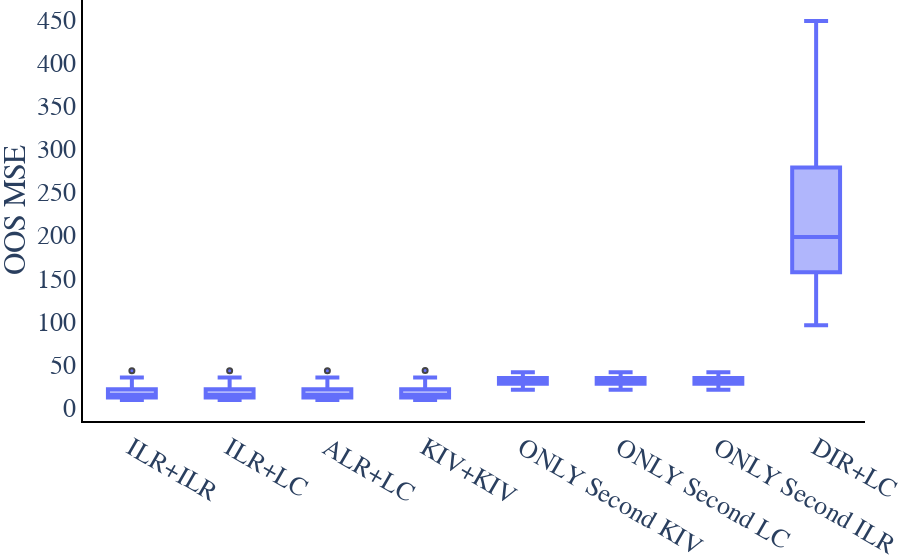
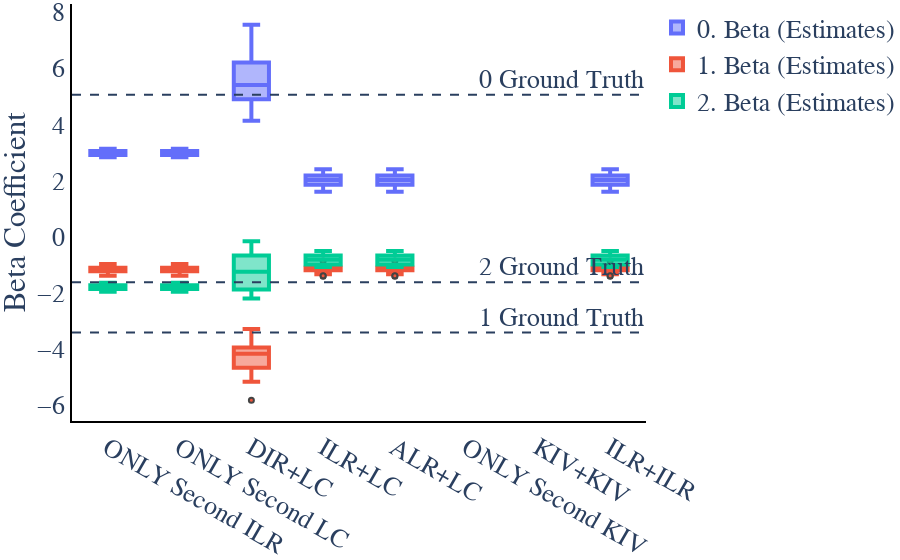

The cell these charts' notebook holds for them, in order:
### Code cell
today = datetime.now()
num_iteration = 20

path = os.getcwd()
mypath = os.path.join(path, "temp",
                      today.strftime("%Y_%m_%d_%H_%M") + "_NONLINEAR_ConfidenceInterval_"+str(instrument_strength)
                      +"_"+ str(num_iteration)+"_Microbiota_" +str(p))

if not os.path.isdir(mypath):
    os.makedirs(mypath)


# create logging file with relevant information
for handler in logging.root.handlers[:]:
    logging.root.removeHandler(handler)

logging.basicConfig(level=logging.INFO,
                    format='%(asctime)s %(name)-12s %(levelname)-8s %(message)s',
                    datefmt='%m-%d %H:%M',
                    filename=os.path.join(os.getcwd(), mypath, "configurations.log"),
                    filemode='w'
                    )

logging.info("n="+str(n)+", p="+str(p)+", instrument strength: "+instrument_strength)
logging.info("Number of runs: "+str(num_iteration))
logging.info("First Stage Specification: ")
logging.info("Number of Instruments: "+str(num_inst))
logging.info("Instrument Strength by F-Test: " +str(F))
logging.info("alpha0="+str(alpha0)+", alphaT="+str(alphaT)+", confounder multiplicator c_X="+str(c_X))
logging.info("Second Stage Specification: ")
logging.info("beta0="+str(beta0)+", betaT="+str(betaT)+", confounder multiplicator c_Y="+str(c_Y))
logging.info("Confounder mean mu_c="+str(mu_c))


df_beta, df_mse, mse_large_confidence= run_methods_confidence_interval(
    key, num_iteration, 
    n, p, num_inst, mu_c, c_X, alpha0, alphaT, c_Y, beta0, betaT, 
    is_nonlinear=True,
    num_star=200)

### Figure 1 — Plotly figure (JSON) as saved in the notebook; plotly's stock layout.template omitted (floating-point values rounded to 4 significant figures; data arrays with more than 128 entries replaced by an {"elided": "..."} marker saying what was removed)
{"data": [{"line": {"width": 4}, "marker": {"line": {"width": 2}, "size": 5}, "type": "box", "x": {"elided": "160 str values"}, "y": {"elided": "160 float values"}}], "layout": {"font": {"family": "serif", "size": 26}, "margin": {"b": 0, "l": 0, "r": 0, "t": 0}, "plot_bgcolor": "rgba(0,0,0,0)", "xaxis": {"linecolor": "black", "linewidth": 2, "showline": true}, "yaxis": {"linecolor": "black", "linewidth": 2, "showline": true, "title": {"text": "OOS MSE"}}}}

### Figure 2 — Plotly figure (JSON) as saved in the notebook; plotly's stock layout.template omitted (floating-point values rounded to 4 significant figures; data arrays with more than 128 entries replaced by an {"elided": "..."} marker saying what was removed)
{"data": [{"line": {"width": 4}, "marker": {"line": {"width": 2}, "size": 5}, "name": "0. Beta (Estimates)", "type": "box", "x": {"elided": "160 str values"}, "y": {"elided": "160 float values"}}, {"line": {"width": 4}, "marker": {"line": {"width": 2}, "size": 5}, "name": "1. Beta (Estimates)", "type": "box", "x": {"elided": "160 str values"}, "y": {"elided": "160 float values"}}, {"line": {"width": 4}, "marker": {"line": {"width": 2}, "size": 5}, "name": "2. Beta (Estimates)", "type": "box", "x": {"elided": "160 str values"}, "y": {"elided": "160 float values"}}], "layout": {"annotations": [{"showarrow": false, "text": "0 Ground Truth", "x": 1, "xanchor": "right", "xref": "x domain", "y": 5.059, "yanchor": "bottom", "yref": "y"}, {"showarrow": false, "text": "1 Ground Truth", "x": 1, "xanchor": "right", "xref": "x domain", "y": -3.426, "yanchor": "bottom", "yref": "y"}, {"showarrow": false, "text": "2 Ground Truth", "x": 1, "xanchor": "right", "xref": "x domain", "y": -1.633, "yanchor": "bottom", "yref": "y"}], "font": {"family": "serif", "size": 26}, "margin": {"b": 0, "l": 0, "r": 0, "t": 0}, "plot_bgcolor": "rgba(0,0,0,0)", "shapes": [{"line": {"dash": "dash"}, "type": "line", "x0": 0, "x1": 1, "xref": "x domain", "y0": 5.059, "y1": 5.059, "yref": "y"}, {"line": {"dash": "dash"}, "type": "line", "x0": 0, "x1": 1, "xref": "x domain", "y0": -3.426, "y1": -3.426, "yref": "y"}, {"line": {"dash": "dash"}, "type": "line", "x0": 0, "x1": 1, "xref": "x domain", "y0": -1.633, "y1": -1.633, "yref": "y"}], "xaxis": {"linecolor": "black", "linewidth": 2, "showline": true}, "yaxis": {"linecolor": "black", "linewidth": 2, "showline": true, "title": {"text": "Beta Coefficient"}}}}
